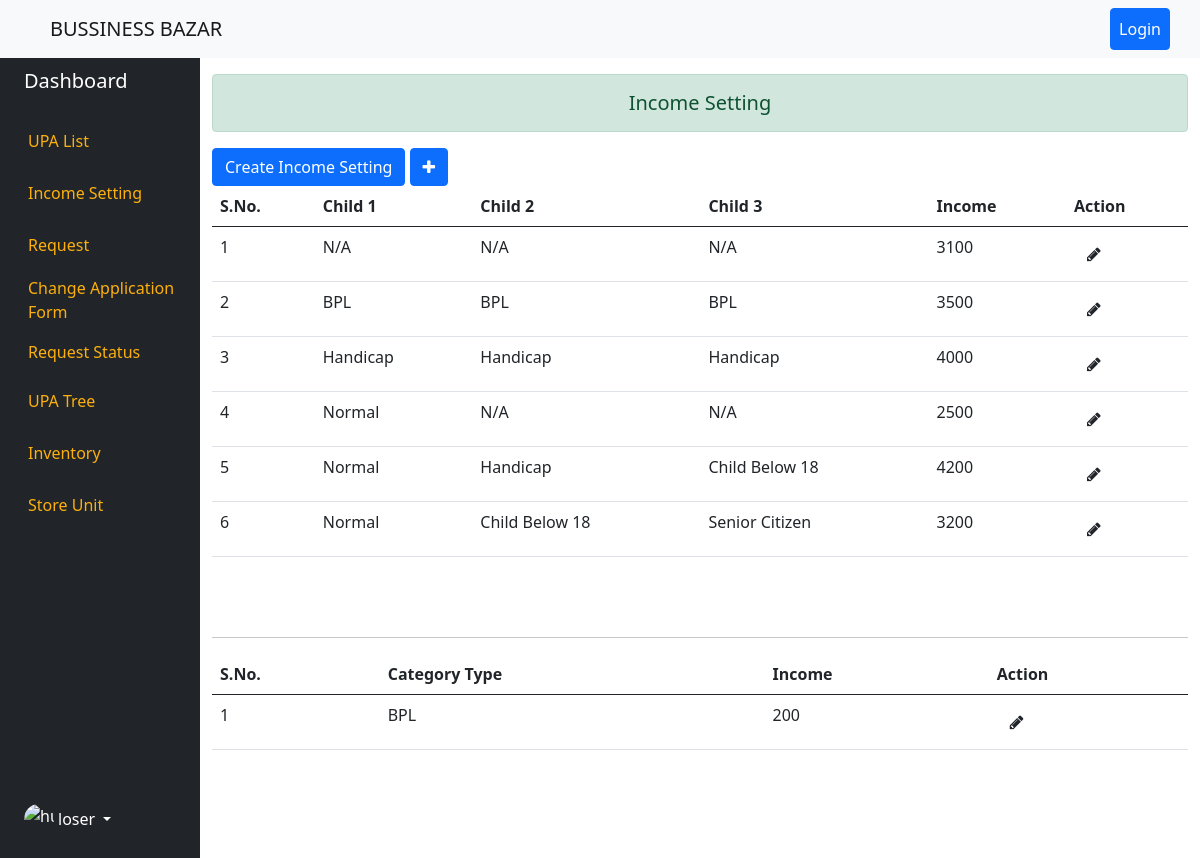
The page /income_setting/ on the database its author committed.
### dashboard/models.py (models this page shows, shortened)
class IncomeSetting(models.Model):
    CHILD_TYPE = (
        ('N/A','N/A'),
        ('Normal','Normal'),
        ('BPL','BPL'),
        ('Handicap','Handicap'),
        ('Child Below 18','Child Below 18'),
        ('Senior Citizen','Senior Citizen'),
        ('Mature Female','Mature Female'),
    )
    created_by = models.ForeignKey(User,on_delete=models.CASCADE,blank=True, null=True,related_name='income_setting')
    updated_by = models.ForeignKey(User,on_delete=models.CASCADE,blank=True, null=True,related_name='income_setting_update')
    child_one = models.CharField(max_length=15,choices=CHILD_TYPE,blank=True, null=True)
    child_two = models.CharField(max_length=15,choices=CHILD_TYPE,blank=True, null=True)
    child_three = models.CharField(max_length=15,choices=CHILD_TYPE,blank=True, null=True)
    income = models.PositiveIntegerField(default=0,blank=True, null=True)
    created_date = models.DateField(auto_now_add=True)
    updated_date = models.DateField(auto_now=True)

class IncomeSettingForWomenOld(models.Model):
    CATEGORY_TYPE = (
        ('N/A','N/A'),
        ('BPL','BPL'),
        ('Handicap','Handicap'),
        ('Child Below 18', 'Child Below 18'),
        ('Senior Citizen', 'Senior Citizen'),
        ('Mature Female', 'Mature Female'),
    )
    created_by = models.ForeignKey(User,on_delete=models.SET_NULL,blank=True,null=True,related_name='income_setting_for_old_women')
    updated_by = models.ForeignKey(User,on_delete=models.SET_NULL,blank=True,null=True,related_name='income_setting_for_old_women_update')
    category_type = models.CharField(max_length=15,choices=CATEGORY_TYPE,blank=True, null=True)
    income = models.PositiveIntegerField(default=0,blank=True, null=True)
    created_date = models.DateField(auto_now_add=True)
    updated_date = models.DateField(auto_now=True)
    class Meta:
        verbose_name = "Income Setting For Women And Old"
        verbose_name_plural = "Income Setting For Women And Old"

### dashboard/views.py (the view)
# urls.py: path('income_setting/',income_setting,name="income-setting"),
def income_setting(request):
    incomes = IncomeSetting.objects.all()
    incomes_for_women_old = IncomeSettingForWomenOld.objects.all()
    context = {'incomes':incomes,'income_for_others':incomes_for_women_old}
    return render(request,'dashboard/income_setting.html',context)

### templates/dashboard/income_setting.html (shortened to what this page needs)
{% extends "base.html" %}
{% block content %}
<div class="container-fluid">
    <div class="row flex-nowrap">
        {% include 'left_panel.html' %}
        <div class="col">
            <h5 class="alert alert-success text-center mt-3">Income Setting</h5>
            <a href="{% url 'create-income-setting'%}" class="btn btn-primary">Create Income Setting</a>
            <a href="{% url 'income-setting-for-women-old'%}" class="btn btn-primary"><i class="fa fa-plus" aria-hidden="true"></i></a>
                <table class="table">
                    <thead>
                        <tr>
                            <th>S.No.</th>
                            <th scope="col">Child 1</th>
                            <th scope="col">Child 2</th>
                            <th scope="col">Child 3</th>
                            <th scope="col">Income</th>
                            <th scope="col">Action</th>
                        </tr>
                    </thead>
                    <tbody>
                        {% for i in incomes %}
                        <tr>
                            <td>{{forloop.counter}}</td>
                            <td>{{i.child_one}}</td>
                            <td>{{i.child_two}}</td>
                            <td>{{i.child_three}}</td>
                            <td>{{i.income}}</td>
                            <td>
                                <a href="{% url 'update-income-setting' i.pk %}" class="btn btn-outline" id="edit" title="Edit"><i class="fa fa-pencil" aria-hidden="true"></i></a>
                            </td>
                        </tr>
                        {% endfor %}
                    </tbody>
                </table>
                <br>
                <br>
                <hr>
                <table class="table">
                  <thead>
                      <tr>
                          <th>S.No.</th>
                          <th scope="col">Category Type</th>
                          <th scope="col">Income</th>
                          <th scope="col">Action</th>
                      </tr>
                  </thead>
                  <tbody>
                      {% for i in income_for_others %}
                      <tr>
                          <td>{{forloop.counter}}</td>
                          <td>{{i.category_type}}</td>
                          <td>{{i.income}}</td>
                          <td>
                              <a href="{% url 'update-income-setting-for-women-old' i.pk%}" class="btn btn-outline" id="edit" title="Edit"><i class="fa fa-pencil" aria-hidden="true"></i></a>
                          </td>
                      </tr>
                      {% endfor %}
                  </tbody>
              </table>
        </div>
    </div>
</div>
{% endblock content %}

### rows shown on the page
IncomeSetting: child_one "N/A", child_two "N/A", child_three "N/A", income "3100"
IncomeSetting: child_one "BPL", child_two "BPL", child_three "BPL", income "3500"
IncomeSetting: child_one "Handicap", child_two "Handicap", child_three "Handicap", income "4000"
IncomeSetting: child_one "Normal", child_two "N/A", child_three "N/A", income "2500"
IncomeSetting: child_one "Normal", child_two "Handicap", child_three "Child Below 18", income "4200"
IncomeSetting: child_one "Normal", child_two "Child Below 18", child_three "Senior Citizen", income "3200"
IncomeSettingForWomenOld: category_type "BPL", income "200"
